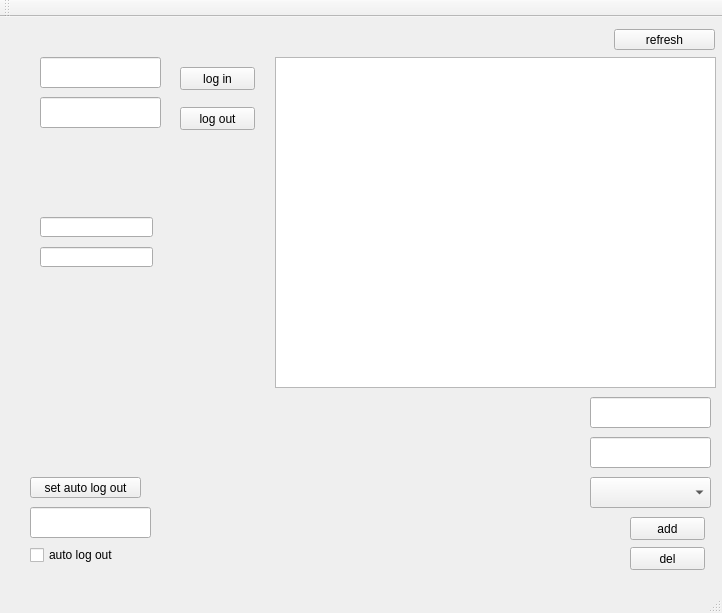
<?xml version="1.0" encoding="UTF-8"?>
<ui version="4.0">
 <class>MainWindow</class>
 <widget class="QMainWindow" name="MainWindow">
  <property name="geometry">
   <rect>
    <x>0</x>
    <y>0</y>
    <width>722</width>
    <height>613</height>
   </rect>
  </property>
  <property name="windowTitle">
   <string>MainWindow</string>
  </property>
  <widget class="QWidget" name="centralWidget">
   <widget class="QPushButton" name="pbAdd">
    <property name="geometry">
     <rect>
      <x>630</x>
      <y>500</y>
      <width>75</width>
      <height>23</height>
     </rect>
    </property>
    <property name="text">
     <string>add</string>
    </property>
   </widget>
   <widget class="QPushButton" name="pbDel">
    <property name="geometry">
     <rect>
      <x>630</x>
      <y>530</y>
      <width>75</width>
      <height>23</height>
     </rect>
    </property>
    <property name="text">
     <string>del</string>
    </property>
   </widget>
   <widget class="QPushButton" name="pbRefresh">
    <property name="geometry">
     <rect>
      <x>614</x>
      <y>12</y>
      <width>101</width>
      <height>21</height>
     </rect>
    </property>
    <property name="text">
     <string>refresh</string>
    </property>
   </widget>
   <widget class="QLineEdit" name="leUsrName">
    <property name="geometry">
     <rect>
      <x>40</x>
      <y>40</y>
      <width>121</width>
      <height>31</height>
     </rect>
    </property>
   </widget>
   <widget class="QLineEdit" name="leUsrPswd">
    <property name="geometry">
     <rect>
      <x>40</x>
      <y>80</y>
      <width>121</width>
      <height>31</height>
     </rect>
    </property>
   </widget>
   <widget class="QPushButton" name="pbLogIn">
    <property name="geometry">
     <rect>
      <x>180</x>
      <y>50</y>
      <width>75</width>
      <height>23</height>
     </rect>
    </property>
    <property name="text">
     <string>log in</string>
    </property>
   </widget>
   <widget class="QPushButton" name="pbLogOut">
    <property name="geometry">
     <rect>
      <x>180</x>
      <y>90</y>
      <width>75</width>
      <height>23</height>
     </rect>
    </property>
    <property name="text">
     <string>log out</string>
    </property>
   </widget>
   <widget class="QLineEdit" name="leNewUsrPswd">
    <property name="geometry">
     <rect>
      <x>590</x>
      <y>420</y>
      <width>121</width>
      <height>31</height>
     </rect>
    </property>
   </widget>
   <widget class="QLineEdit" name="leNewUsrName">
    <property name="geometry">
     <rect>
      <x>590</x>
      <y>380</y>
      <width>121</width>
      <height>31</height>
     </rect>
    </property>
   </widget>
   <widget class="QComboBox" name="cbNewUsrLevel">
    <property name="geometry">
     <rect>
      <x>590</x>
      <y>460</y>
      <width>121</width>
      <height>31</height>
     </rect>
    </property>
   </widget>
   <widget class="QLineEdit" name="leAutoLogOutDelay">
    <property name="geometry">
     <rect>
      <x>30</x>
      <y>490</y>
      <width>121</width>
      <height>31</height>
     </rect>
    </property>
   </widget>
   <widget class="QCheckBox" name="checkBox">
    <property name="geometry">
     <rect>
      <x>30</x>
      <y>530</y>
      <width>151</width>
      <height>16</height>
     </rect>
    </property>
    <property name="text">
     <string>auto log out</string>
    </property>
   </widget>
   <widget class="QLineEdit" name="leCurrentUsrLevel">
    <property name="geometry">
     <rect>
      <x>40</x>
      <y>230</y>
      <width>113</width>
      <height>20</height>
     </rect>
    </property>
    <property name="readOnly">
     <bool>true</bool>
    </property>
   </widget>
   <widget class="QLineEdit" name="leCurrentUsrName">
    <property name="geometry">
     <rect>
      <x>40</x>
      <y>200</y>
      <width>113</width>
      <height>20</height>
     </rect>
    </property>
    <property name="readOnly">
     <bool>true</bool>
    </property>
   </widget>
   <widget class="QPushButton" name="pbSetAutoLogOut">
    <property name="geometry">
     <rect>
      <x>30</x>
      <y>460</y>
      <width>111</width>
      <height>21</height>
     </rect>
    </property>
    <property name="text">
     <string>set auto log out</string>
    </property>
   </widget>
   <widget class="QTableView" name="tableView">
    <property name="geometry">
     <rect>
      <x>275</x>
      <y>40</y>
      <width>441</width>
      <height>331</height>
     </rect>
    </property>
   </widget>
  </widget>
  <widget class="QMenuBar" name="menuBar">
   <property name="geometry">
    <rect>
     <x>0</x>
     <y>0</y>
     <width>722</width>
     <height>23</height>
    </rect>
   </property>
  </widget>
  <widget class="QToolBar" name="mainToolBar">
   <attribute name="toolBarArea">
    <enum>TopToolBarArea</enum>
   </attribute>
   <attribute name="toolBarBreak">
    <bool>false</bool>
   </attribute>
  </widget>
  <widget class="QStatusBar" name="statusBar"/>
 </widget>
 <layoutdefault spacing="6" margin="11"/>
 <resources/>
 <connections/>
</ui>
